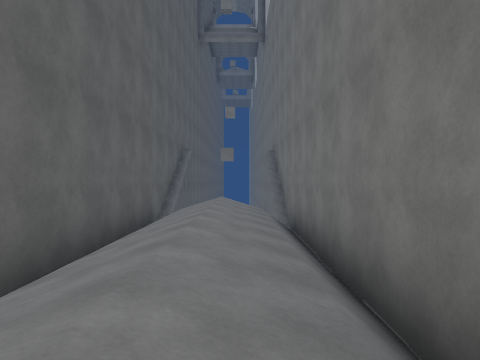
[1] (above)

12 first-person views from a walk through a scene from a Unity 3-D project. The camera is 1.2 m above the floor, looks level and sees 70° across. The floor is counted in squares, 2 m on a side. Each view is taken from the middle of a square. On the plan, view 1 faces up. The plan holds only what a view shows up to about 10 squares ahead; the rest is blank. The place goes on beyond the plan. The player is left out. Surface patterns are stand-ins for the level's own textures.

[2]
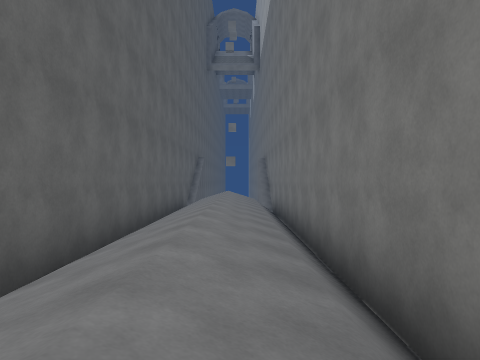

[3]
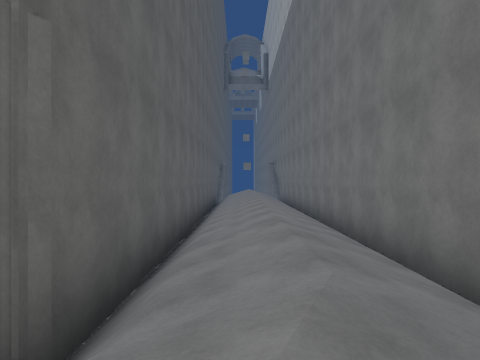

[4]
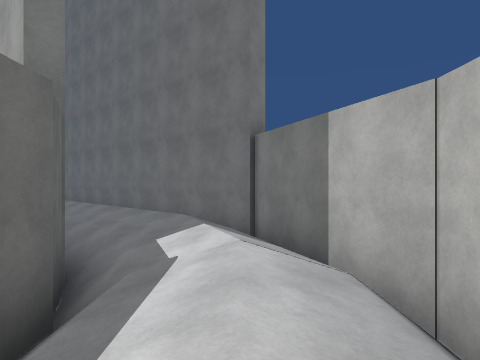

[5]
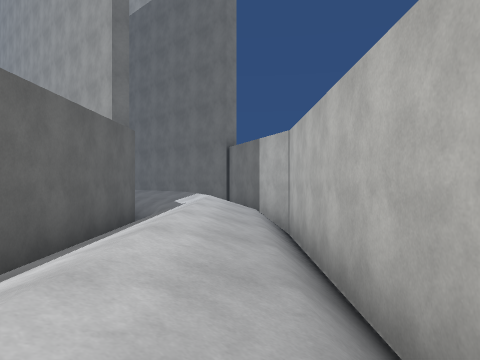

[6]
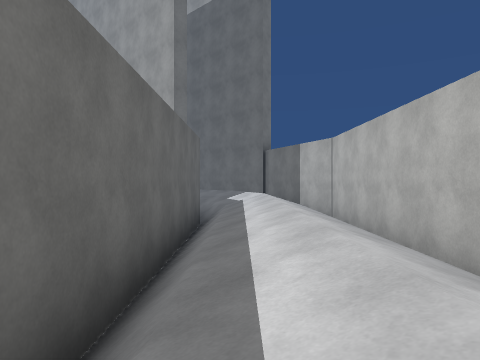

[7]
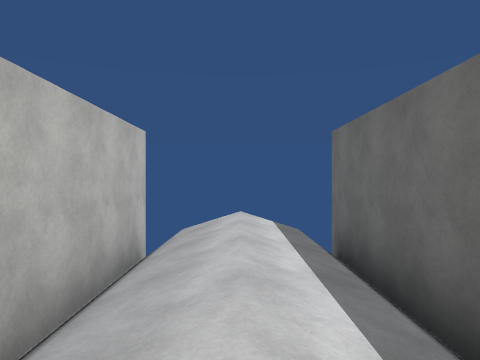

[8]
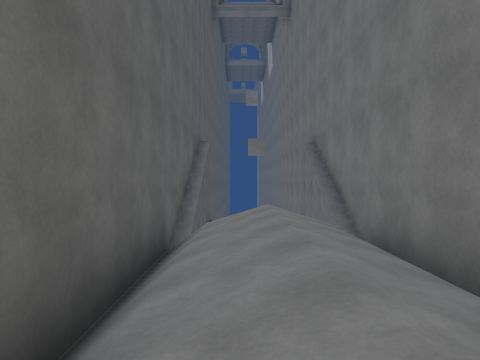

[9]
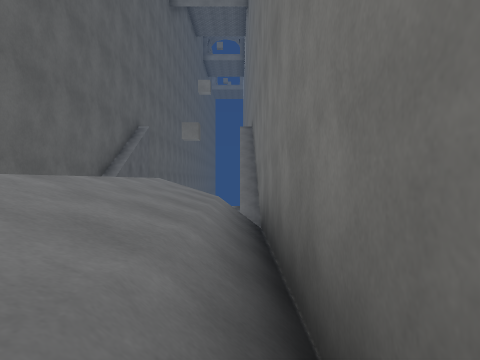

[10]
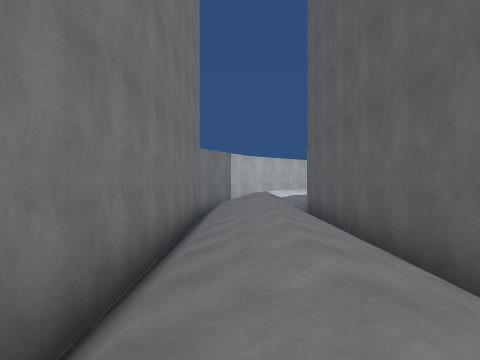

[11]
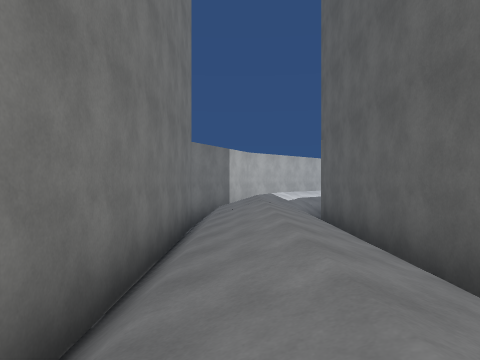

[12]
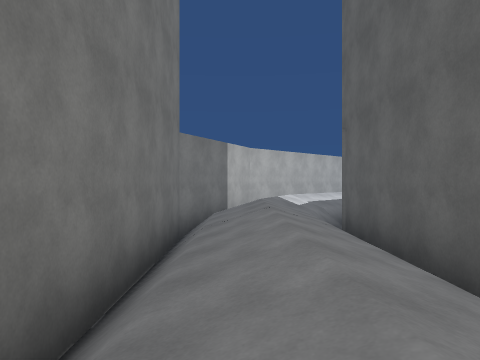

### Floor plan
Key: @ floor where view 1 was taken; # wall or solid block; . main floor; : floor 0.25 m higher than the main floor; / step, stairs or slope; v drop or lower ground.
Columns run from 10 left of view 1 to 2 right of it. Each row starts with its distance up from view 1.
 12         #  #
 11         #  #
 10        ##  ##
  9        #/../#
  8        #/../#
  7        #/../#
  6        #/../#
  5        #/../#
  4        #/../#
  3        #/../#
  2        #/../#
  1        #/../#
  0        #/.@/#
 -1        #/../#
 -2        #/../#
 -3        #/../#
 -4        #/../#
 -5        #/../#
 -6        #/../#
 -7        #/../#
 -8        #////#
 -9       ##/:/#
-10      ##////#
-11     ##//:/#
-12    ##//://#
-13   ##//://#
-14  ##//://#
-15 ##//://#
-16 #//://#
-17 v/://#
-18   //#
-19   v#

Positions as (right, up) in squares from view 1, and headings:
1: (0, 0), facing up
2: (0, -5), facing up
3: (-1, -10), facing up
4: (-4, -13), facing up-right
5: (-7, -17), facing up-right
6: (-9, -17), facing up-right
7: (-4, -13), facing down-left
8: (-1, 3), facing up
9: (1, 3), facing up
10: (0, 4), facing down
11: (0, 2), facing down
12: (0, 0), facing down
